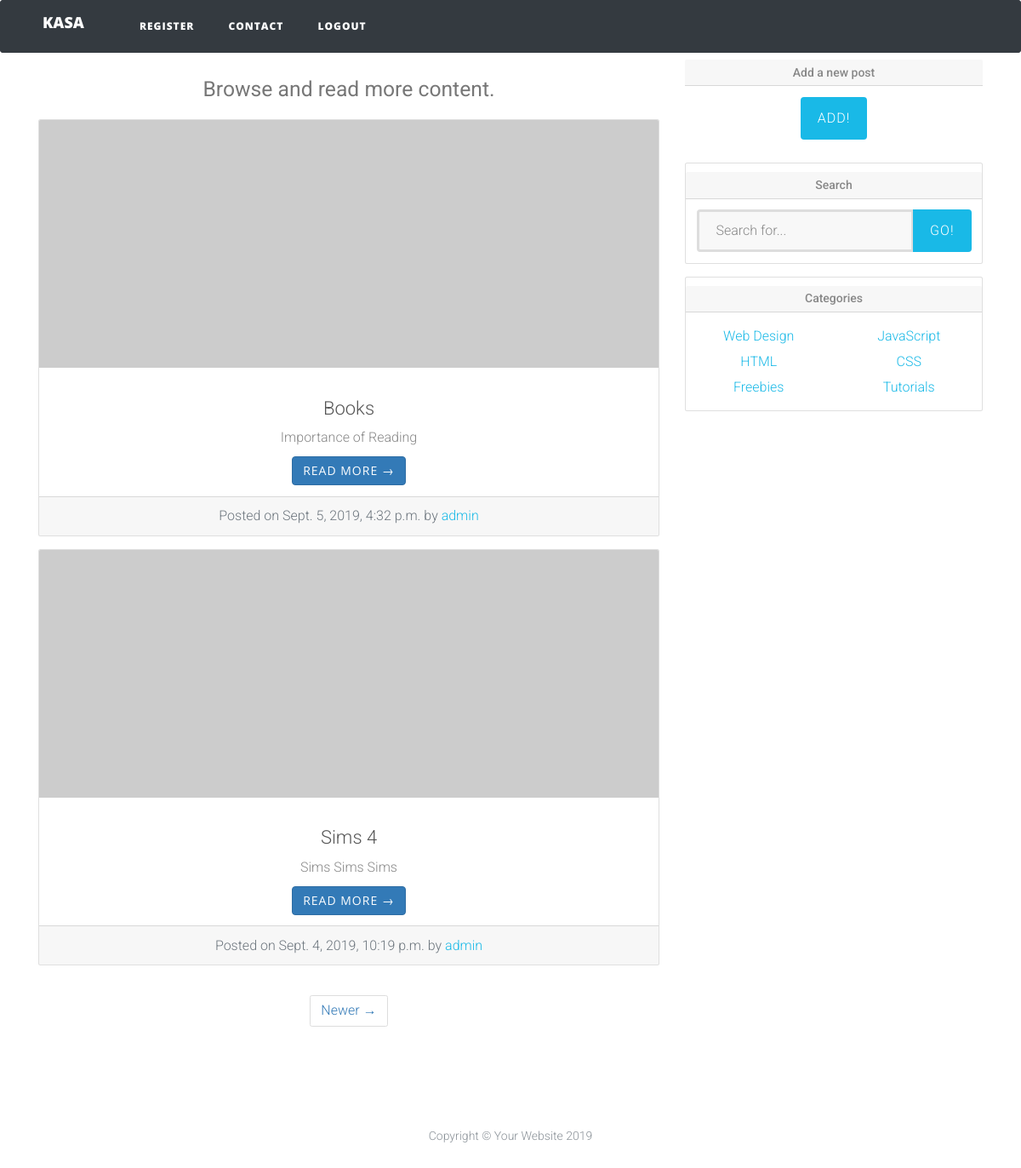
The page /list/ on the database as committed earlier.
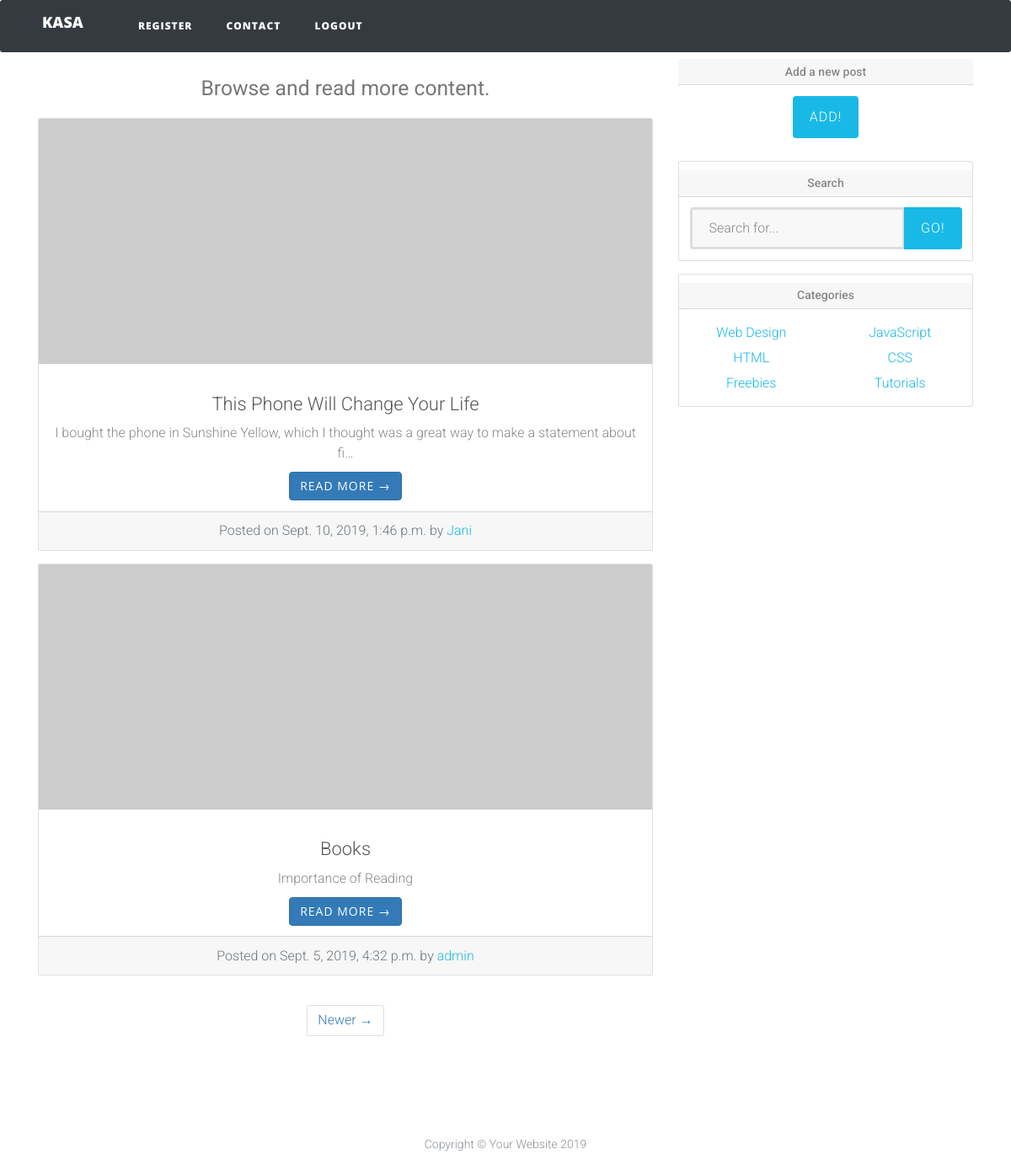
The same page on the database as committed later.
### blog/models.py (models this page shows, shortened)
class Blog(models.Model):
    blog_title = models.CharField(max_length=50)
    blog_content = models.TextField(max_length=1000)
    blog_date = models.DateTimeField(auto_now_add=True)
    blog_author = models.ForeignKey(User, on_delete=models.CASCADE)

### blog/views.py (the view)
# urls.py: path('list/', PostListView.as_view(), name='blog_entries'),
class PostListView(ListView):
    model = Blog
    template_name = 'blog/blog_list.html'
    context_object_name = "blog_entries"
    ordering = ['-blog_date']
    paginate_by = 2

### blog/templates/blog/blog_list.html (shortened to what this page needs)
{% extends "blog/base.html" %}
{% block nav %}
{{block.super}}
  <nav class="navbar navbar-expand-lg navbar-dark bg-dark fixed-top" id="mainNav">
    <div class="container">
      <a class="navbar-brand" href="{% url 'blog:index' %}">KASA</a>
      <div class="collapse navbar-collapse" id="navbarResponsive">
        <ul class="navbar-nav ml-auto">
          <li class="nav-item">
            <a class="nav-link" href="{% url 'users:register' %}">Register</a>
          </li>
          <li class="nav-item">
            <a class="nav-link" href="{% url 'blog:contact' %}">Contact</a>
          </li><li class="nav-item">
            <a class="nav-link" href="{% url 'users:logout' %}">Logout</a>
          </li>
        </ul>
      </div>
    </div>
  </nav>
{% endblock nav %}
{% block content %}
  <div class="container">
    <div class="row">
      <div class="col-md-8">
        <h1 class="my-4">
          <small>Browse and read more content.</small>
        </h1>
{% for blog in blog_entries %}
        <div class="card mb-4">
          <img class="card-img-top" src="http://placehold.it/750x300" alt="Card image cap">
          <div class="card-body">
            <h3 class="card-title">{{blog.blog_title}}</h3>
            <p class="card-text">{{blog.blog_content|truncatechars:100}}</p>
            <a href="{% url 'blog:blog-detail' blog.pk %}" class="btn btn-primary">Read More &rarr;</a>
          </div>
          <div class="card-footer text-muted">
            Posted on {{blog.blog_date}} by
            <a href="#">{{blog.blog_author}}</a>
          </div>
        </div>
{% endfor %}
        {% if is_paginated %}
        <ul class="pagination justify-content-center mb-4">
          {% if page_obj.has_next %}
          <li class="page-item">
            <a class="page-link" href="?page={{ page_obj.next_page_number }}">Newer &rarr;</a>
          </li>
          {% endif %}
        </ul>
 {% endif %}
      </div>
      <div class="col-md-4">
          <h5 class="card-header">Add a new post</h5>
          <div class="card-body">
            <a href="{% url 'blog:add_blog' %}">
              <button class="btn btn-secondary" type="button">ADD!</button></a>
            </div>
        <div class="card my-4">
          <h5 class="card-header">Search</h5>
          <div class="card-body">
            <div class="input-group">
              <input type="text" class="form-control" placeholder="Search for...">
              <span class="input-group-btn">
                <button class="btn btn-secondary" type="button">Go!</button>
              </span>
            </div>
          </div>
        </div>
        <div class="card my-4">
          <h5 class="card-header">Categories</h5>
          <div class="card-body">
            <div class="row">
              <div class="col-lg-6">
                <ul class="list-unstyled mb-0">
                  <li>
                    <a href="#">Web Design</a>
                  </li>
                  <li>
                    <a href="#">HTML</a>
                  </li>
                  <li>
                    <a href="#">Freebies</a>
                  </li>
                </ul>
              </div>
              <div class="col-lg-6">
                <ul class="list-unstyled mb-0">
                  <li>
                    <a href="#">JavaScript</a>
                  </li>
                  <li>
                    <a href="#">CSS</a>
                  </li>
                  <li>
                    <a href="#">Tutorials</a>
                  </li>
                </ul>
              </div>
            </div>
          </div>
        </div>
      </div>
    </div>
  </div>
{% endblock content %}

### blog/templates/blog/base.html (shortened to what this page needs)
<!Doctype html>
{% load static %}
<html lang="en">
<head>
  <link href="{% static 'blog/vendor/bootstrap/css/bootstrap.min.css' %}" rel="stylesheet">
  <link href="{% static 'blog/vendor/fontawesome-free/css/all.min.css' %}" rel="stylesheet" type="text/css">
  <link href="{%  static 'blog/css/clean-blog.min.css' %}" rel="stylesheet">
        <link rel="stylesheet" href="{% static 'blog/assets/bootstrap/css/bootstrap.min.css' %}">
        <link rel="stylesheet" href="{% static 'blog/assets/font-awesome/css/font-awesome.min.css' %}">
		<link rel="stylesheet" href="{% static 'blog/assets/css/form-elements.css' %}">
        <link rel="stylesheet" href="{% static 'blog/assets/css/style.css' %}">
</head>
<body>
{% block nav %}
  <nav class="navbar navbar-expand-lg navbar-dark bg-dark fixed-top" id="mainNav">
    <div class="container">
      <a class="navbar-brand" href="{% url 'blog:index' %}">KASA</a>
      <div class="collapse navbar-collapse" id="navbarResponsive">
        <ul class="navbar-nav ml-auto">
          <li class="nav-item">
            <a class="nav-link" href="{% url 'users:register' %}">Register</a>
          </li>
          <li class="nav-item">
            <a class="nav-link" href="{% url 'blog:contact' %}">Contact</a>
          </li>
        </ul>
      </div>
    </div>
  </nav>
{% endblock nav %}
<br><br>
  {% block content %}{% endblock content %}
  <footer>
    <div class="container">
      <div class="row">
        <div class="col-lg-8 col-md-10 mx-auto">
          <ul class="list-inline text-center">
            <li class="list-inline-item">
              <a href="#">
                <span class="fa-stack fa-lg">
                  <i class="fas fa-circle fa-stack-2x"></i>
                  <i class="fab fa-twitter fa-stack-1x fa-inverse"></i>
                </span>
              </a>
            </li>
            <li class="list-inline-item">
              <a href="#">
                <span class="fa-stack fa-lg">
                  <i class="fas fa-circle fa-stack-2x"></i>
                  <i class="fab fa-facebook-f fa-stack-1x fa-inverse"></i>
                </span>
              </a>
            </li>
            <li class="list-inline-item">
              <a href="#">
                <span class="fa-stack fa-lg">
                  <i class="fas fa-circle fa-stack-2x"></i>
                  <i class="fab fa-github fa-stack-1x fa-inverse"></i>
                </span>
              </a>
            </li>
          </ul>
          <p class="copyright text-muted">Copyright &copy; Your Website 2019</p>
        </div>
      </div>
    </div>
  </footer>
</body>
</html>

### blog/static/blog/assets/css/form-elements.css (style rules this page uses)
input[type="text"], input[type="password"], textarea, textarea.form-control { height: 50px; margin: 0; padding: 0 20px; vertical-align: middle; background: #f8f8f8; border: 3px solid #ddd; font-family: 'Roboto', sans-serif; font-size: 16px; font-weight: 300; line-height: 50px; color: #888; -moz-border-radius: 4px; -webkit-border-radius: 4px; border-radius: 4px; -moz-box-shadow: none; -webkit-box-shadow: none; box-shadow: none; -o-transition: all .3s; -moz-transition: all .3s; -webkit-transition: all .3s; -ms-transition: all .3s; transition: all .3s; }
button.btn { height: 50px; margin: 0; padding: 0 20px; vertical-align: middle; background: #19b9e7; border: 0; font-family: 'Roboto', sans-serif; font-size: 16px; font-weight: 300; line-height: 50px; color: #fff; -moz-border-radius: 4px; -webkit-border-radius: 4px; border-radius: 4px; text-shadow: none; -moz-box-shadow: none; -webkit-box-shadow: none; box-shadow: none; -o-transition: all .3s; -moz-transition: all .3s; -webkit-transition: all .3s; -ms-transition: all .3s; transition: all .3s; }

### blog/static/blog/assets/css/style.css (style rules this page uses)
body { font-family: 'Roboto', sans-serif; font-size: 16px; font-weight: 300; color: #888; line-height: 30px; text-align: center; }
a, a:hover, a:focus { color: #19b9e7; text-decoration: none; -o-transition: all .3s; -moz-transition: all .3s; -webkit-transition: all .3s; -ms-transition: all .3s; transition: all .3s; }
h1, h2 { margin-top: 10px; font-size: 38px; font-weight: 100; color: #555; line-height: 50px; }
h3 { font-size: 22px; font-weight: 300; color: #555; line-height: 30px; }
img { max-width: 100%; }
footer { padding-bottom: 70px; color: #fff; }
footer p { opacity: 0.8; }
footer a { color: #fff; }

Rows that differ between the two databases and show on the page:
no longer on this page (row unchanged): Blog: blog_title "Sims 4", blog_content "Sims Sims Sims", blog_date "Sept. 4, 2019, 10:19 p.m.", blog_author "admin"
added Blog: blog_title "This Phone Will Change Your Life", blog_content "I bought the phone in Sunshine Yellow, which I thought was a great way to make a statement about fi…", blog_date "Sept. 10, 2019, 1:46 p.m.", blog_author "Jani"
